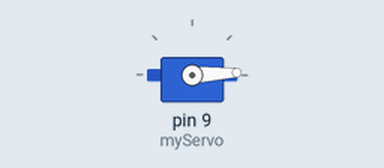
Simulated run of this sketch. Board: Arduino Uno, built with avr-gcc and run on an emulated ATmega328P. Shown: servo.

Above: at 0.05 s.
At 0.9 s:
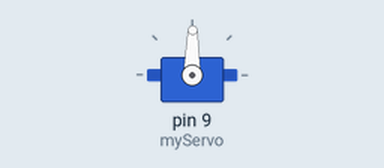
At 1.75 s:
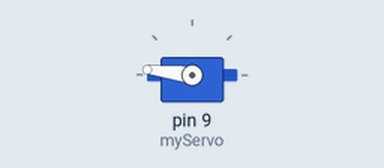
At 3.45 s:
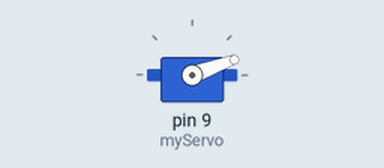
Timing chart, 0 to 8.4 s (numbered marks = the images above):
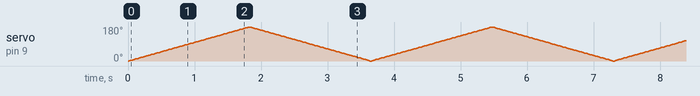

The sketch:

servo_moter.ino
```cpp
#include <Servo.h>
Servo myServo;

void setup() {
  // put your setup code here, to run once:
          myServo.attach(9);

}
int pos;
void loop() {
  // put your main code here, to run repeatedly:
      for(pos = 0 ;pos<=180; pos++ ){
        myServo.write(pos);
        delay(10);
      }
      for(pos=180; pos>=0 ; pos--){
        myServo.write(pos);
        delay(10);
      }
}
```
